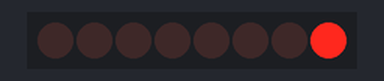
A sketch run on a simulated Arduino Uno, built with avr-gcc and run on an emulated ATmega328P. Parts: 8 shift-register outputs drawn as a row of LEDs (first output left, lit = HIGH). Wiring (inferred from the names in the program): shift register (74HC595): data pin 11; shift clock pin 12; latch pin 8. Wiring (inferred from the signals the program sends): row of LEDs: on Q0, Q1, Q2, Q3, Q4, Q5, Q6, Q7.

Above: at 1.1 s.
At 5.1 s:
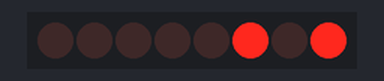
At 10.1 s:
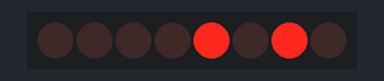
At 20.1 s:
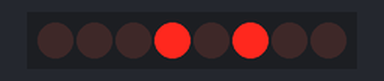
At 29.1 s:
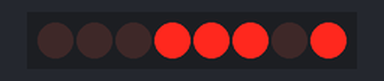
At 39.1 s:
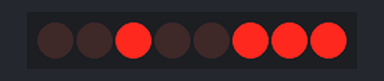
Timing chart, 0 to 40.0 s (numbered marks = the images above):
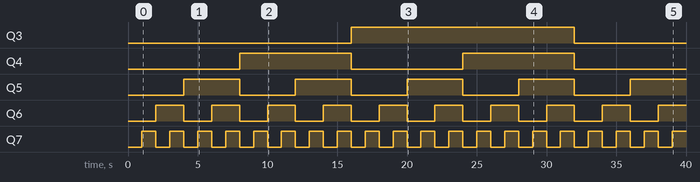

Measured:
- by itself, Q3: LOW → HIGH at 16.0 s, → LOW 16.0 s later
- by itself, Q4: alternates HIGH for 8.0 s and LOW for 8.0 s
- by itself, Q5: alternates HIGH for 4.0 s and LOW for 4.0 s
- by itself, Q6: alternates HIGH for 2.0 s and LOW for 2.0 s
- by itself, Q7: alternates HIGH for 1.0 s and LOW for 1.0 s

The sketch:

SPI_2.ino
```cpp
//使用SPI通信，74HC595芯片见串行变成并行，台式点亮LED灯
#include<SPI.h>
int  latchPin = 8;    //储存寄存器的时钟输入STCP连接8号引脚
int clockPin = 12;   //移位寄存器的时钟输入SHCP连接12号引脚
int  dataPin = 11;    //串行数据输入DS连接11号引脚

void setup()
{
  pinMode(latchPin,1);
  pinMode(clockPin,1);
  pinMode(dataPin,1);
}

void loop()
{
  for(int j = 0;j<256;j++)
      {
       digitalWrite(latchPin,0);    //当传送数据的时候，储存寄存器的时钟输入STCP引脚需要保持低电平
       shiftOut(dataPin,clockPin,LSBFIRST,j);   //
       digitalWrite(latchPin,1);    //传送完数据后，将储存寄存器的时钟输入STCP拉高
       delay(1000);
       }
}
```
